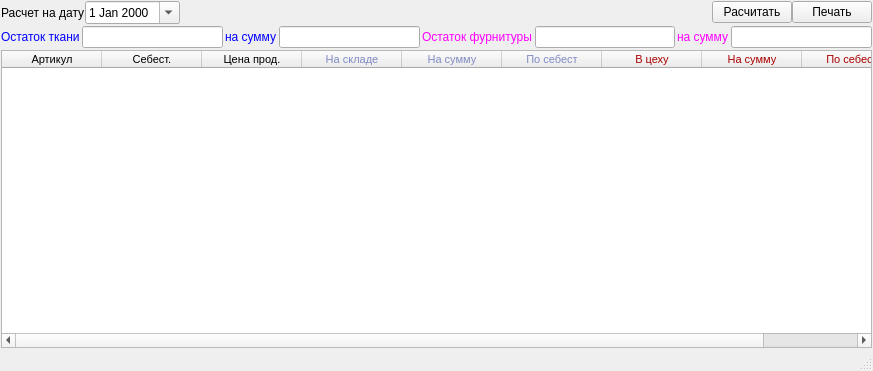
<?xml version="1.0" encoding="UTF-8"?>
<ui version="4.0">
 <class>MainWindow</class>
 <widget class="QMainWindow" name="MainWindow">
  <property name="geometry">
   <rect>
    <x>0</x>
    <y>0</y>
    <width>873</width>
    <height>371</height>
   </rect>
  </property>
  <property name="windowTitle">
   <string>Остатки по складу</string>
  </property>
  <widget class="QWidget" name="centralwidget">
   <layout class="QGridLayout" name="gridLayout">
    <property name="leftMargin">
     <number>1</number>
    </property>
    <property name="topMargin">
     <number>1</number>
    </property>
    <property name="rightMargin">
     <number>1</number>
    </property>
    <property name="bottomMargin">
     <number>1</number>
    </property>
    <property name="spacing">
     <number>2</number>
    </property>
    <item row="0" column="0">
     <layout class="QGridLayout" name="gridLayout_6">
      <property name="spacing">
       <number>0</number>
      </property>
      <item row="0" column="3">
       <widget class="QPushButton" name="pushButton_9">
        <property name="text">
         <string>Расчитать</string>
        </property>
       </widget>
      </item>
      <item row="0" column="2">
       <spacer name="horizontalSpacer_3">
        <property name="orientation">
         <enum>Qt::Horizontal</enum>
        </property>
        <property name="sizeHint" stdset="0">
         <size>
          <width>40</width>
          <height>20</height>
         </size>
        </property>
       </spacer>
      </item>
      <item row="0" column="0">
       <widget class="QLabel" name="label_6">
        <property name="text">
         <string>Расчет на дату</string>
        </property>
       </widget>
      </item>
      <item row="0" column="1">
       <widget class="QDateEdit" name="de_date_to">
        <property name="calendarPopup">
         <bool>true</bool>
        </property>
       </widget>
      </item>
      <item row="0" column="4">
       <widget class="QPushButton" name="pushButton_10">
        <property name="text">
         <string>Печать</string>
        </property>
       </widget>
      </item>
     </layout>
    </item>
    <item row="1" column="0">
     <layout class="QGridLayout" name="gridLayout_2">
      <item row="0" column="2">
       <widget class="QLabel" name="label_3">
        <property name="styleSheet">
         <string notr="true">color: rgb(0, 0, 255);</string>
        </property>
        <property name="text">
         <string>на сумму</string>
        </property>
       </widget>
      </item>
      <item row="0" column="1">
       <widget class="QLineEdit" name="le_material_balance"/>
      </item>
      <item row="0" column="4">
       <widget class="QLabel" name="label_2">
        <property name="styleSheet">
         <string notr="true">color: rgb(255, 0, 255);</string>
        </property>
        <property name="text">
         <string>Остаток фурнитуры</string>
        </property>
       </widget>
      </item>
      <item row="0" column="0">
       <widget class="QLabel" name="label">
        <property name="styleSheet">
         <string notr="true">color: rgb(0, 0, 255);</string>
        </property>
        <property name="text">
         <string>Остаток ткани</string>
        </property>
       </widget>
      </item>
      <item row="0" column="5">
       <widget class="QLineEdit" name="le_accessories_balance"/>
      </item>
      <item row="0" column="3">
       <widget class="QLineEdit" name="le_material_sum"/>
      </item>
      <item row="0" column="6">
       <widget class="QLabel" name="label_4">
        <property name="styleSheet">
         <string notr="true">color: rgb(255, 0, 255);</string>
        </property>
        <property name="text">
         <string>на сумму</string>
        </property>
       </widget>
      </item>
      <item row="0" column="7">
       <widget class="QLineEdit" name="le_accessories_sum"/>
      </item>
     </layout>
    </item>
    <item row="2" column="0">
     <widget class="QTableWidget" name="tableWidget">
      <property name="font">
       <font>
        <family>Tahoma</family>
        <pointsize>8</pointsize>
       </font>
      </property>
      <property name="editTriggers">
       <set>QAbstractItemView::NoEditTriggers</set>
      </property>
      <property name="alternatingRowColors">
       <bool>true</bool>
      </property>
      <property name="selectionBehavior">
       <enum>QAbstractItemView::SelectRows</enum>
      </property>
      <attribute name="verticalHeaderVisible">
       <bool>false</bool>
      </attribute>
      <attribute name="verticalHeaderDefaultSectionSize">
       <number>20</number>
      </attribute>
      <attribute name="verticalHeaderMinimumSectionSize">
       <number>18</number>
      </attribute>
      <column>
       <property name="text">
        <string>Артикул</string>
       </property>
      </column>
      <column>
       <property name="text">
        <string>Себест.</string>
       </property>
      </column>
      <column>
       <property name="text">
        <string>Цена прод.</string>
       </property>
      </column>
      <column>
       <property name="text">
        <string>На складе</string>
       </property>
       <property name="foreground">
        <brush brushstyle="SolidPattern">
         <color alpha="255">
          <red>127</red>
          <green>139</green>
          <blue>194</blue>
         </color>
        </brush>
       </property>
      </column>
      <column>
       <property name="text">
        <string>На сумму</string>
       </property>
       <property name="foreground">
        <brush brushstyle="SolidPattern">
         <color alpha="255">
          <red>127</red>
          <green>139</green>
          <blue>194</blue>
         </color>
        </brush>
       </property>
      </column>
      <column>
       <property name="text">
        <string>По себест</string>
       </property>
       <property name="foreground">
        <brush brushstyle="SolidPattern">
         <color alpha="255">
          <red>127</red>
          <green>139</green>
          <blue>194</blue>
         </color>
        </brush>
       </property>
      </column>
      <column>
       <property name="text">
        <string>В цеху</string>
       </property>
       <property name="foreground">
        <brush brushstyle="SolidPattern">
         <color alpha="255">
          <red>170</red>
          <green>0</green>
          <blue>0</blue>
         </color>
        </brush>
       </property>
      </column>
      <column>
       <property name="text">
        <string>На сумму</string>
       </property>
       <property name="foreground">
        <brush brushstyle="SolidPattern">
         <color alpha="255">
          <red>170</red>
          <green>0</green>
          <blue>0</blue>
         </color>
        </brush>
       </property>
      </column>
      <column>
       <property name="text">
        <string>По себест</string>
       </property>
       <property name="foreground">
        <brush brushstyle="SolidPattern">
         <color alpha="255">
          <red>170</red>
          <green>0</green>
          <blue>0</blue>
         </color>
        </brush>
       </property>
      </column>
     </widget>
    </item>
   </layout>
  </widget>
  <widget class="QStatusBar" name="statusBar"/>
 </widget>
 <resources/>
 <connections>
  <connection>
   <sender>pushButton_9</sender>
   <signal>clicked()</signal>
   <receiver>MainWindow</receiver>
   <slot>ui_calc()</slot>
   <hints>
    <hint type="sourcelabel">
     <x>721</x>
     <y>20</y>
    </hint>
    <hint type="destinationlabel">
     <x>248</x>
     <y>0</y>
    </hint>
   </hints>
  </connection>
  <connection>
   <sender>pushButton_10</sender>
   <signal>clicked()</signal>
   <receiver>MainWindow</receiver>
   <slot>ui_print()</slot>
   <hints>
    <hint type="sourcelabel">
     <x>796</x>
     <y>5</y>
    </hint>
    <hint type="destinationlabel">
     <x>713</x>
     <y>0</y>
    </hint>
   </hints>
  </connection>
 </connections>
 <slots>
  <slot>ui_calc()</slot>
  <slot>ui_print()</slot>
 </slots>
</ui>
